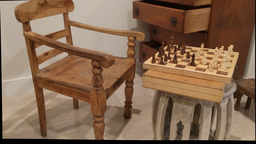
#> input picture Projects/Project 4/code/depth_files/chess/im0.png, 256 x 144 px, shrunk from 1920 x 1080 before the run
$ python proj4_chess.py
#> lines starting #> are read from the running program, lines starting #| are printed output that depends on the picture; after the words box and inside, x2 and y2 are one past the last pixel; in counts of white or black regions, pixels touching at a corner belong together; long printed decimals are rounded
import cv2 as cv
import numpy as np
from matplotlib import pyplot as plt


""" Extracting points from features """
def extract_points(match, kp1, kp2):
    pairs = []

    for i in match:
        img1_idx = i.queryIdx
        img2_idx = i.trainIdx

        (X1, Y1) = kp1[img1_idx].pt
        (X2, Y2) = kp2[img2_idx].pt

        pairs.append([(X1, Y1),(X2, Y2)])

    return pairs


""" Extracting feature matches """
def features(d_img1, d_img2):
    sift = cv.SIFT_create()
    bf = cv.BFMatcher(cv.NORM_L1, crossCheck=True)

    d_img1 = cv.cvtColor(d_img1, cv.COLOR_BGR2GRAY)
    d_img2 = cv.cvtColor(d_img2, cv.COLOR_BGR2GRAY)

    keyp1, des1 = sift.detectAndCompute(d_img1, None)
    keyp2, des2 = sift.detectAndCompute(d_img2, None)

    matches = bf.match(des1, des2)
    matches = sorted(matches, key=lambda x: x.distance)[:100]

    # output_image = cv.drawMatches(img1,keyp1,img2,keyp1,matches_n,None,flags=2)
    # cv.imshow('Matched Features',output_image)

    matched_pts = extract_points(matches, keyp1, keyp2)

    return matched_pts


""" Calculating Fundamental matrix """
def fundamental_matrix(it, sample, s, d):
    A = np.zeros((8,9))
    for i in range(8):
        A[i][0] = s[sample[it]][0]*d[sample[it]][0]
        A[i][1] = s[sample[it]][1]*d[sample[it]][0]
        A[i][2] = d[sample[it]][0]
        A[i][3] = s[sample[it]][0]*d[sample[it]][1]
        A[i][4] = s[sample[it]][1]*d[sample[it]][1]
        A[i][5] = d[sample[it]][1]
        A[i][6] = s[sample[it]][0]
        A[i][7] = s[sample[it]][1]
        A[i][8] = 1
        it += 1

    _, _, V = np.linalg.svd(A)
    f = np.reshape(V[-1], (3, 3))

    u, s, v = np.linalg.svd(f)
    s[2] = 0

    F_mtx = u @ np.diag(s) @ v
    F_mtx = F_mtx / F_mtx[-1, -1]
    return F_mtx


""" RANSAC function """
def ransac(data, t, d):
    best_f = None
    it = 0
    i = 0
    k = int(np.log(1 - 0.99) / np.log(1 - (1 - 0.75) ** 8))

    np.random.seed(0)
    sample_index = np.random.choice(len(data), k*8)

    while i < k:
        img1_pts = [item[0] for item in data]
        img2_pts = [item[1] for item in data]

        hyp_f = fundamental_matrix(it, sample_index, img1_pts, img2_pts)

        ones = np.ones([len(matched_points), 1])
        _img1 = np.hstack([img1_pts, ones])
        _img2 = np.hstack([img2_pts, ones])
        inliers = []

        error = abs(np.diag(_img2 @ hyp_f @ _img1.T))

        for val in error:
            if val < t:
                inliers.append(val)

        if len(inliers) > d:
            best_f = hyp_f
            break

        it += 8
        i += 1

    return best_f


""" Triangulating Points """
def triangulate_points(rot, tr):
    Projection1 = np.dot(K_intrinsic, np.hstack((np.eye(3), np.zeros((3, 1)))))
    Projection2 = np.dot(K_intrinsic, np.hstack((rot, tr.reshape(-1, 1))))

    world_pts = cv.triangulatePoints(Projection1, Projection2, np.asarray(pts1[0:4]).T, np.asarray(pts2[0:4]).T)
    world_pts /= world_pts[3]

    it = 0
    for i in range(4):
        if world_pts[2][i] >= 0:
            it += 1
    return it


""" Decompose Essential Matrix """
def decompose_ess(ess):
    U, S, V = np.linalg.svd(ess)

    W = np.array([[0, -1, 0],
                  [1,  0, 0],
                  [0,  0, 1]])

    r1 = U @ W @ V
    if np.linalg.det(r1) < 0:
        r1 = -r1

    r2 = U @ W.T @ V
    if np.linalg.det(r2) < 0:
        r2 = -r2

    t1 = U[:, 2]
    t2 = -U[:, 2]

    a = triangulate_points(r1, t1)
    b = triangulate_points(r1, t2)
    c = triangulate_points(r2, t1)
    d = triangulate_points(r2, t2)

    max_count = max(a, b, c, d)
    if a == max_count:
        return r1, t1
    elif b == max_count:
        return r1, t2
    elif c == max_count:
        return r2, t1
    else:
        return r2, t2


""" Calculate homography matrices """
def get_homos(im1, im2):
    height1, width1, _ = im1.shape
    height2, width2, _ = im2.shape
    _, Homo1, Homo2 = cv.stereoRectifyUncalibrated(np.float32(pts1), np.float32(pts2), F, imgSize=(width1, height1))
    print('Homography matrix for image 1:\n', Homo1, sep='')
    print()
    print('Homography matrix for image 2:\n', Homo2, sep='')
    print()

    return Homo1, Homo2


""" Draw epipolar lines """
def drawlines(_img1,_img2,lines,_pts1,_pts2):
    ''' img1 - image on which we draw the epilines for the points in img2
        lines - corresponding epilines '''
    r,c = _img1.shape
    _img1 = cv.cvtColor(_img1,cv.COLOR_GRAY2BGR)
    _img2 = cv.cvtColor(_img2,cv.COLOR_GRAY2BGR)
    for r,pt1,pt2 in zip(lines,_pts1,_pts2):
        x_2,y_2 = map(int,tuple(pt1))
        x_3,y_3 = map(int,tuple(pt2))

        color = tuple(np.random.randint(0,255,3).tolist())
        x0,y0 = map(int, [0, -r[2]/r[1]])
        x_1,y_1 = map(int, [c, -(r[2]+r[0]*c)/r[1]])
        _img1 = cv.line(_img1, (x0,y0), (x_1,y_1), color,1)
        _img1 = cv.circle(_img1,(x_2,y_2),5,color,-1)
        _img2 = cv.circle(_img2,(x_3,y_3),5,color,-1)
    return _img1,_img2


""" Calculating SSD """
def squared_diff(y_1, x_1, x_2):
    distance = 0
    for i in range(-1, 2):
        for j in range(-1, 2):
            distance += pow((int(gray_rect_img1[y_1 + i][x_1 + j]) - int(gray_rect_img2[y_1 + i][j + x_1 - x_2])),2)
    return distance


""" Display Epipolar lines """
def display_epipolar(im1, im2):
    img1_copy = im1.copy()
    img2_copy = im2.copy()
    img1 = cv.cvtColor(img1_copy, cv.COLOR_BGR2GRAY)
    img2 = cv.cvtColor(img2_copy, cv.COLOR_BGR2GRAY)

    first_lines = cv.computeCorrespondEpilines(pts2.reshape(-1, 1, 2), 2, F)
    first_lines = first_lines.reshape(-1, 3)
    epi_img1, epi_img2 = drawlines(img1, img2, first_lines, pts1, pts2)

    second_lines = cv.computeCorrespondEpilines(pts1.reshape(-1, 1, 2), 1, F)
    second_lines = second_lines.reshape(-1, 3)
    epi_img3, epi_img4 = drawlines(img2, img1, second_lines, pts2, pts1)

    img1_epi = cv.warpPerspective(epi_img1, H1, (w1, h1))
    img2_epi = cv.warpPerspective(epi_img3, H2, (w2, h2))
    plt.subplot(121), plt.imshow(img1_epi)
    plt.subplot(122), plt.imshow(img2_epi)
    plt.get_current_fig_manager().set_window_title('Epipolar Lines')
    plt.show()


""" Estimating disparity and depth """
def estimate_disparity_depth():
    Height, Width = gray_rect_img1.shape
    vmin = 65
    vmax = 197

    SSD = np.zeros(shape=(Width, Height))
    depth = np.zeros(shape=(Width, Height))
    disparity = None
    for y1 in np.arange(3, Height-3):
        for x1 in np.arange(3, Width-3):
            minimum_SD = float('inf')
            for x2 in np.arange(0, 30, 3):
                dist = squared_diff(y1, x1, x2)
                minimum_SD = min(minimum_SD, dist)
                if dist == minimum_SD:
                    disparity = x2
            SSD[x1][y1] = disparity
            if int(disparity) == 0:
                disparity = 0.00001
                depth[x1][y1] = (1758.23 * 97.99)/disparity
            else:
                depth[x1][y1] = (1758.23 * 97.99)/disparity

    _normalized_disparity = cv.normalize(SSD.T, None, vmin, vmax, cv.NORM_MINMAX, cv.CV_8U)
    _colormap_disparity = cv.applyColorMap(_normalized_disparity, cv.COLORMAP_JET)

    cv.imshow("Disparity Grayscale", _normalized_disparity)
    cv.imshow("Disparity Color Map", _colormap_disparity)

    cv.waitKey(0)
    cv.destroyAllWindows()

    _normalized_depth = cv.normalize(depth.T, None, vmin, vmax, cv.NORM_MINMAX, cv.CV_8U)
    _colormap_depth = cv.applyColorMap(_normalized_disparity, cv.COLORMAP_JET)

    cv.imshow("Depth Grayscale", _normalized_depth)
    cv.imshow("Depth Color Map", _colormap_depth)

    cv.waitKey(0)
    cv.destroyAllWindows()


if __name__ == '__main__':
    # Reading Images
    data_img1 = cv.imread("depth_files/chess/im0.png")
#> data_img1 is the input picture: shape (144, 256, 3); mean B, G, R 80.9, 104, 133.1
    data_img2 = cv.imread("depth_files/chess/im1.png")
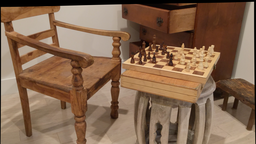
#> input picture Projects/Project 4/code/depth_files/chess/im1.png, 256 x 144 px, shrunk from 1920 x 1080 before the run
#> data_img2 is the input picture: shape (144, 256, 3); mean B, G, R 80.6, 103.9, 133.3

    # Finding matching points
    matched_points = features(data_img1,data_img2)
#> in features, `keyp1, des1 = sift.detectAndCompute(d_img1, None)`: keyp1 = 323 keypoints; strongest (x, y, size): (157, 54, 2), (172, 56, 2.3), (232, 46, 2.1), (191, 53, 2)
#> in features, `keyp2, des2 = sift.detectAndCompute(d_img2, None)`: keyp2 = 308 keypoints; strongest (x, y, size): (151, 56, 2), (136, 56, 3), (213, 46, 1.9), (231, 99, 4.3)
#> in features, `matches = bf.match(des1, des2)`: matches = 168 matches
#> in features, `matches = sorted(matches, key=lambda x: x.distance)[:100]`: matches = 100 matches
#> the loop in extract_points, `for i in match:` made 100 passes
#> (img1_idx, img2_idx, X1, Y1, X2, Y2) on passes 1 to 12: (42, 35, 46.51, 69.84, 30.2, 69.91), (236, 218, 185.4, 32.11, 170.6, 32.09), (32, 21, 39.92, 77.99, 22.91, 78.07), (166, 157, 132.6, 115, 119.4, 115), (26, 14, 36.13, 34.38, 18.11, 34.49), (19, 10, 33.08, 74.23, 16.52, 74.53), (54, 47, 57.03, 78.41, 39.53, 78.46), (25, 17, 35.7, 110.4, 20.53, 111.9), (35, 26, 41.06, 66.09, 24.41, 66.31), (153, 140, 129.7, 40.48, 114.6, 40.46), (137, 126, 121.2, 73.63, 103.9, 73.57), (48, 41, 50.29, 83.66, 33.07, 83.77)
#> after the loop in extract_points, `for i in match:`: pairs = 100 items
#> matched_points = 100 items
    pts1 = np.array([t[0] for t in matched_points])
#> pts1 = 100 pairs, first value 3.47 to 248.7, second value 14.87 to 138.2
    pts2 = np.array([t[1] for t in matched_points])
#> pts2 = 100 pairs, first value 14.3 to 237, second value 3.14 to 122.8

    # Finding Fundamental Matrix using RANSAC
    F = ransac(matched_points, 0.1, 20)
#> after the loop in ransac, `while i < k:`: i = 0
#> F = [[5.23e-05, -0.000716, 0.016], [0.000744, 0.000145, -0.104], [-0.025, 0.073, 1]]
    print("Fundamental Matrix:\n",F,sep='')
#| Fundamental Matrix:
#| [[ 5.22907461e-05 -7.16122282e-04  1.59953765e-02]
#|  [ 7.44289448e-04  1.44860344e-04 -1.03926754e-01]
#|  [-2.50498750e-02  7.29946842e-02  1.00000000e+00]]
    print()

    K_intrinsic = np.array([[1758.23, 0, 829.15],
                            [0, 1758.23, 552.78],
                            [0,       0,      1]])

    # Finding Essential Matrix
    E = K_intrinsic.T @ F @ K_intrinsic
#> E = [[161.7, -2213.8, -591.7], [2300.9, 447.8, 1043.1], [755.6, -774.9, 69.52]]
    print("Essential Matrix:\n", E, sep='')
#| Essential Matrix:
#| [[  161.650 -2213.801  -591.655]
#|  [ 2300.876   447.817  1043.117]
#|  [  755.574  -774.856    69.518]]
    print()

    # Decomposing Essential Matrix into R, T
    R,T = decompose_ess(E)
#> in decompose_ess, `U, S, V = np.linalg.svd(ess)`: U = [[0.461, 0.808, -0.366], [-0.884, 0.384, -0.267], [-0.0753, 0.447, 0.891]]; S = [2711.6, 2383.9, 1.9e-14]; V = [[-0.744, -0.501, -0.443], [0.567, -0.824, -0.0196], [0.355, 0.265, -0.896]]
#> in decompose_ess, `r1 = U @ W @ V`: r1 = [[-0.992, -0.122, -0.0205], [0.121, -0.991, 0.0522], [0.0267, -0.0493, -0.998]]
#> in decompose_ess, `r1 = -r1`: r1 = [[0.992, 0.122, 0.0205], [-0.121, 0.991, -0.0522], [-0.0267, 0.0493, 0.998]]
#> in decompose_ess, `r2 = U @ W.T @ V`: r2 = [[0.733, -0.0722, 0.677], [-0.31, 0.849, 0.427], [0.606, 0.523, -0.6]]
#> in decompose_ess, `r2 = -r2`: r2 = [[-0.733, 0.0722, -0.677], [0.31, -0.849, -0.427], [-0.606, -0.523, 0.6]]
#> in decompose_ess, `t1 = U[:, 2]`: t1 = [-0.366, -0.267, 0.891]
#> in decompose_ess, `t2 = -U[:, 2]`: t2 = [0.366, 0.267, -0.891]
#> in triangulate_points, `Projection2 = np.dot(K_intrinsic, np.hstack((rot, tr.reshape(-1, 1))))`: Projection2 = [[1722.5, 255.7, 864, 95.58], [-227.5, 1770.1, 460.2, 23.29], [-0.0267, 0.0493, 0.998, 0.891]]
#> in triangulate_points, `world_pts = cv.triangulatePoints(Projection1, Projection2, np.asarray(..`: world_pts = [[0.394, 0.325, 0.398, 0.358], [0.244, 0.259, 0.24, 0.225], [-0.884, -0.885, -0.885, -0.904], [-0.0609, 0.208, -0.0433, 0.0586]]
#> in triangulate_points, `world_pts /= world_pts[3]`: world_pts = [[-6.47, 1.56, -9.17, 6.11], [-4, 1.24, -5.54, 3.84], [14.52, -4.25, 20.41, -15.43], [1, 1, 1, 1]]
#> after the loop in triangulate_points, `for i in range(4):`: it = 2
#> in decompose_ess, `c = triangulate_points(r2, t1)`: c = 0
#> in decompose_ess, `d = triangulate_points(r2, t2)`: d = 4
#> R has the same summary as r2 in decompose_ess; T = [0.366, 0.267, -0.891]
    print("Rotation Matrix:\n", R, sep='')
#| Rotation Matrix:
#| [[-0.7326  0.07219 -0.6768]
#|  [ 0.3104 -0.8495 -0.4266]
#|  [-0.6058 -0.5226   0.5999]]
    print()
    print("Translation Matrix:\n", T, sep='')
#| Translation Matrix:
#| [ 0.366  0.267 -0.8915]
    print()

    # Getting Homography matrices
    h1, w1, _ = data_img1.shape
#> h1 = 144; w1 = 256
    h2, w2, _ = data_img2.shape
#> h2 = 144; w2 = 256
    H1, H2 = get_homos(data_img1, data_img2)
#> in get_homos, `_, Homo1, Homo2 = cv.stereoRectifyUncalibrated(np.float32(pts1), np.fl..`: Homo1 = [[-0.0441, -0.314, 23.1], [0.0363, -0.13, -0.654], [-0.000569, -0.00156, 0.126]]; Homo2 = [[1.46, 3.23, -291.3], [-0.321, 1.71, -10.39], [0.00819, 0.0181, -1.35]]
#| Homography matrix for image 1:
#| [[-4.40799626e-02 -3.13581215e-01  2.31029260e+01]
#|  [ 3.62544269e-02 -1.30390236e-01 -6.53542032e-01]
#|  [-5.68656722e-04 -1.56024444e-03  1.25899219e-01]]
#| Homography matrix for image 2:
#| [[ 1.46150415e+00  3.22579368e+00 -2.91329677e+02]
#|  [-3.20913291e-01  1.71483040e+00 -1.03908872e+01]
#|  [ 8.19388117e-03  1.80853199e-02 -1.35095982e+00]]
#> H1 has the same summary as Homo1 in get_homos; H2 has the same summary as Homo2 in get_homos

    # Displaying Epipolar lines
    display_epipolar(data_img1, data_img2)
#> in display_epipolar, `first_lines = cv.computeCorrespondEpilines(pts2.reshape(-1, 1, 2), 2, F)`: first_lines = 100 rows, first 8: [0.421, 0.907, -85.29], [0.172, -0.985, 8.71], [0.45, 0.893, -88.72], [0.998, 0.0622, -135.1], [0.0241, 1, -35.28], [0.399, 0.917, -82.6], [0.534, 0.845, -98.36], [0.623, 0.782, -108.2]
#> the loop in drawlines, `for r,pt1,pt2 in zip(lines,_pts1,_pts2):` made 100 passes
#> (r, pt1, pt2, x_2, y_2, x_3, y_3, color) on passes 1 to 7: ([0.421, 0.907, -85.29], [46.51, 69.84], [30.2, 69.91], 46, 69, 30, 69, (17, 106, 205)), ([0.172, -0.985, 8.71], [185.4, 32.11], [170.6, 32.09], 185, 32, 170, 32, (251, 160, 9)), ([0.45, 0.893, -88.72], [39.92, 77.99], [22.91, 78.07], 39, 77, 22, 78, (172, 122, 109)), ([0.998, 0.0622, -135.1], [132.6, 115], [119.4, 115], 132, 114, 119, 114, (79, 111, 84)), ([0.0241, 1, -35.28], [36.13, 34.38], [18.11, 34.49], 36, 34, 18, 34, (159, 95, 32)), ([0.399, 0.917, -82.6], [33.08, 74.23], [16.52, 74.53], 33, 74, 16, 74, (231, 162, 141)), ([0.534, 0.845, -98.36], [57.03, 78.41], [39.53, 78.46], 57, 78, 39, 78, (19, 224, 139))
#> (r, pt1, pt2) on passes 32 to 37: ([0.826, 0.564, -128.3], [105.3, 71.4], [85.37, 71.34]), ([0.269, -0.963, -4.95], [231.6, 46.07], [212.6, 45.92]), ([-0.107, 0.994, -17.6], [32.26, 23.06], [14.3, 23.08]), ([0.299, -0.954, -9.31], [234.1, 49.68], [215, 49.65]), ([0.995, 0.101, -135.9], [128.2, 102.8], [114.6, 102.9]), ([1, 0.0312, -134.3], [131.5, 87.07], [117.5, 86.99])
#> after the loop in drawlines, `for r,pt1,pt2 in zip(lines,_pts1,_pts2):`:
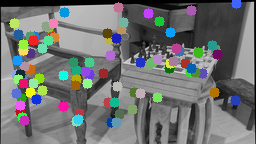
#> _img2: shape (144, 256, 3); mean B, G, R 113.3, 113.8, 111.7
#> the loop in drawlines (call 2), `for r,pt1,pt2 in zip(lines,_pts1,_pts2):` made 100 passes
#> (r, pt1, pt2) on passes 1 to 12: ([-0.471, -0.882, 73.52], [30.2, 69.91], [46.51, 69.84]), ([0.0694, 0.998, -33.51], [170.6, 32.09], [185.4, 32.11]), ([-0.515, -0.857, 77.58], [22.91, 78.07], [39.92, 77.99]), ([-0.982, 0.188, 100.4], [119.4, 115], [132.6, 115]), ([-0.0931, -0.996, 35.99], [18.11, 34.49], [36.13, 34.38]), ([-0.459, -0.888, 72.44], [16.52, 74.53], [33.08, 74.23]), ([-0.596, -0.803, 84.86], [39.53, 78.46], [57.03, 78.41]), ([-0.706, -0.708, 94.2], [20.53, 111.9], [35.7, 110.4]), ([-0.416, -0.909, 68.36], [24.41, 66.31], [41.06, 66.09]), ([-0.97, -0.244, 110.3], [114.6, 40.46], [129.7, 40.48]), ([-0.995, -0.101, 109.3], [103.9, 73.57], [121.2, 73.63]), ([-0.605, -0.796, 85.64], [33.07, 83.77], [50.29, 83.66])
#> pass 1, in drawlines (call 2), `_img2 = cv.circle(_img2,(x_3,y_3),5,color,-1)`:
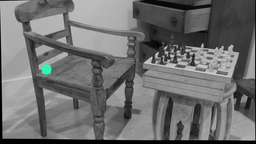
#> _img2: shape (144, 256, 3); mean B, G, R 110.2, 110.4, 109.9
#> after the loop in drawlines (call 2), `for r,pt1,pt2 in zip(lines,_pts1,_pts2):`:
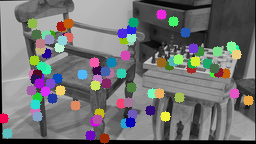
#> _img2: shape (144, 256, 3); 16.59% of pixels changed, all inside (x1, y1, x2, y2) = (0, 9, 254, 144)

    img1_rectified = cv.warpPerspective(data_img1, H1, (w1, h1))
    img2_rectified = cv.warpPerspective(data_img2, H2, (w2, h2))
    cv.imshow("Rectified Image 1", img1_rectified)
    cv.imshow("Rectified Image 2", img2_rectified)

    cv.waitKey(0)
    cv.destroyAllWindows()

    # Estimating disparity and depth using SSD
    gray_rect_img1 = cv.cvtColor(img1_rectified, cv.COLOR_BGR2GRAY)
    gray_rect_img2 = cv.cvtColor(img2_rectified, cv.COLOR_BGR2GRAY)
    estimate_disparity_depth()
#> after the loop in estimate_disparity_depth, `for y1 in np.arange(3, Height-3):`:
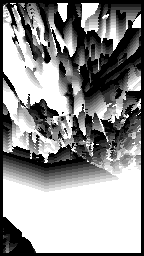
#> SSD: shape (256, 144) float64; min 0, max 27, mean 15.3; drawn with min black and max white
#> after the loop in estimate_disparity_depth, `for y1 in np.arange(3, Height-3):`:
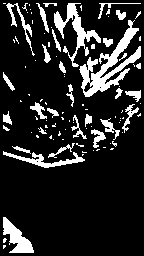
#> depth: shape (256, 144) float64; min 0, max 1.72e+10, mean 2.62e+09; drawn with min black and max white
#> in estimate_disparity_depth, `cv.imshow("Depth Grayscale", _normalized_depth)`:
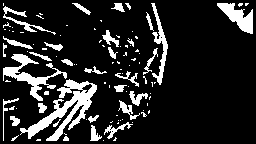
#> window 'Depth Grayscale': shape (144, 256); values 65 (black) and 197 (white), 15.2% white; 100 white regions (69 under 20 px), largest, box (x1, y1, x2, y2) and area: (20, 79, 97, 141) 1455, (3, 54, 67, 101) 792, (217, 3, 253, 34) 527
